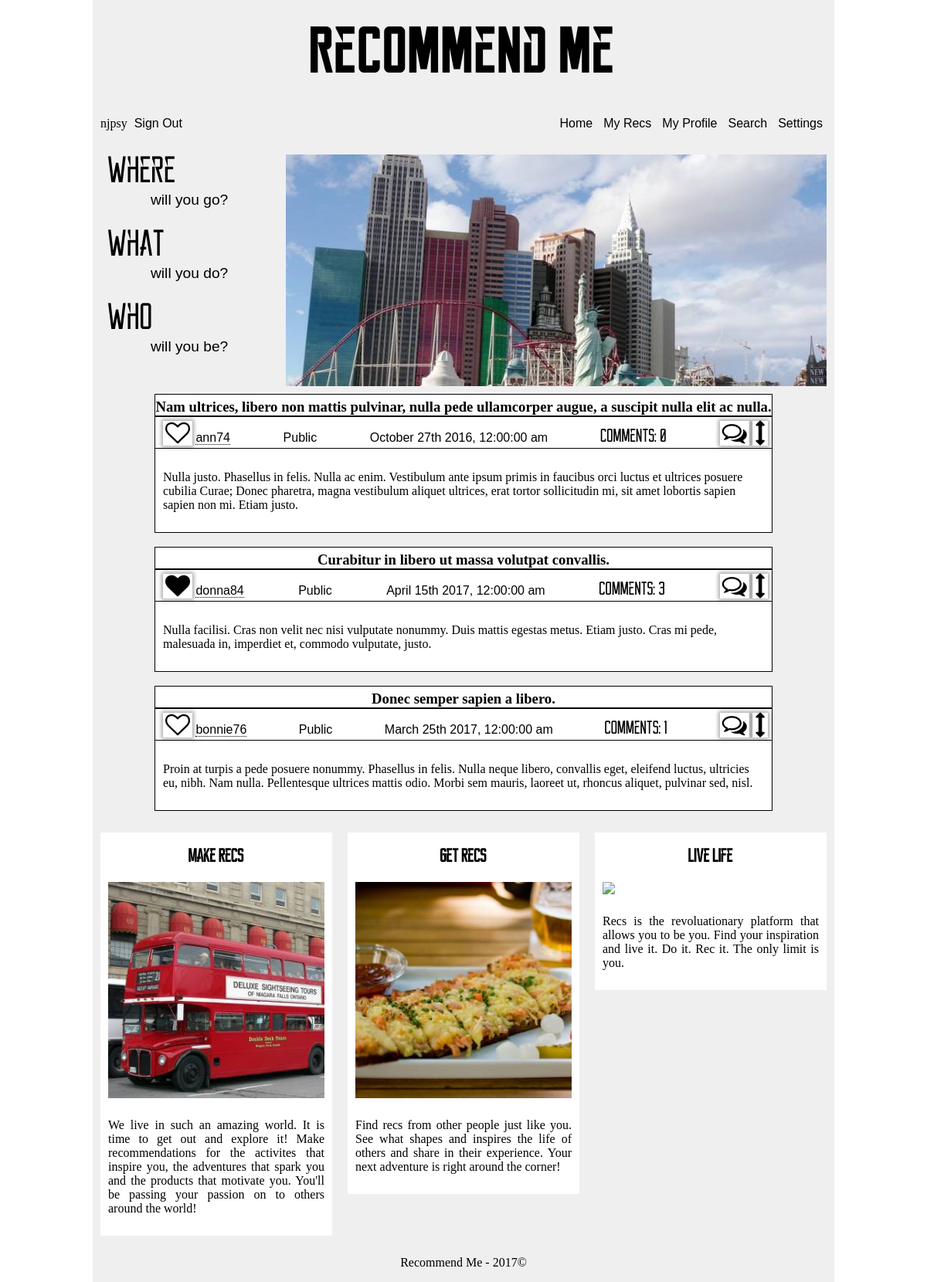
The app's page / (signed in) with its own data.
### app/models.py (models this page shows, shortened)
class User(UserMixin, db.Model):
    __tablename__ = 'user'
    id = db.Column(db.INTEGER, primary_key=True)
    username = db.Column(db.String, unique=True, index=True)
    email = db.Column(db.String, unique=True, index=True)
    about_me = db.Column(db.TEXT)
    api = db.Column(db.String())
    confirmed = db.Column(db.BOOLEAN, default=False)
    display = db.Column(db.INTEGER, default=10)
    invalid_logins = db.Column(db.INTEGER, default=0)
    last_login = db.Column(db.DATETIME, default=datetime.utcnow)
    member_since = db.Column(db.DATETIME, default=datetime.utcnow)
    password_hash = db.Column(db.String(128))
    role_id = db.Column(db.INTEGER, db.ForeignKey('role.id'))
    updates = db.Column(db.BOOLEAN, default=True)
    role = db.relationship('Role', backref=backref('user', lazy='dynamic'))
    @property
    def password(self):
        raise AttributeError('password is hashed')
    def is_administrator(self):
        return self.role_id == 1

class Recommendation(db.Model):
    __tablename__ = 'recommendation'
    id = db.Column(db.INTEGER, primary_key=True)
    made_private = db.Column(db.BOOLEAN, default=False)
    new_comment = db.Column(db.BOOLEAN, default=False)
    text = db.Column(db.TEXT)
    timestamp = db.Column(db.DATETIME, index=True, default=datetime.utcnow)
    title = db.Column(db.String(64))
    user_id = db.Column(db.INTEGER, db.ForeignKey('user.id'))
    verification = db.Column(db.INTEGER)
    user = db.relationship('User', backref=backref('recommendation', lazy='dynamic'))
    def prepare_comments(self):
        prep_query = self.comment\
            .filter(Comment.verification > 0)\
            .order_by(desc(Comment.timestamp))
        d_c = prep_query\
            .paginate(1, per_page=5, error_out=False)
        count = prep_query.count()
        return (d_c, count)

### app/main/views.py (the view)
@main.route('/')
def index():
    if current_user.is_administrator():
        return redirect(url_for('admin.admin_splash'))
    if current_user.is_authenticated:
        my_list = [max(x.title.split(), key=len) for x in current_user.recommendation\
            .order_by(desc(Recommendation.timestamp))\
            .limit(10)]
        display_recs = db.session.query(Recommendation, Relationship)\
            .outerjoin(Relationship, and_(
                Relationship.following == Recommendation.user_id,
                Relationship.follower == current_user.id)
            )\
            .filter(Recommendation.verification>0, Recommendation.user_id!=current_user.id)\
            .filter(or_(*[Recommendation.title.contains(list_ele) for list_ele in my_list]))\
            .order_by(desc(Recommendation.timestamp))\
            .limit(100)\
            .from_self()\
            .order_by(func.random())\
            .limit(5)\
            .from_self()\
            .paginate(1, per_page=5, error_out=False)
    else:
        display_recs = None
    return render_template('main/index.html', display = display_recs)

### app/auth/views.py (called while the page is built)
@auth.before_app_request
def before_request():
    if current_user.is_authenticated and not current_user.confirmed \
        and request.endpoint[:5] != 'auth.' and request.endpoint != 'static':
        return redirect(url_for('auth.unconfirmed'))

### app/models.py (called while the page is built)
@login_manager.user_loader
def load_user(user_id):
    return User.query.get(int(user_id))

### manage.py (called while the page is built)
@app.url_defaults
def hashed_static_file(endpoint, values):
    if 'static' == endpoint or endpoint.endswith('.static'):
        filename = values.get('filename')
        if filename:
            blueprint = request.blueprint
            if '.' in endpoint:  # blueprint
                blueprint = endpoint.rsplit('.', 1)[0]
            static_folder = app.static_folder
            if blueprint and app.blueprints[blueprint].static_folder:
                static_folder = app.blueprints[blueprint].static_folder
            fp = os.path.join(static_folder, filename)
            if os.path.exists(fp):
                values['_'] = int(os.stat(fp).st_mtime)

### app/templates/main/index.html (shortened to what this page needs)
<!DOCTYPE html>
{% extends 'abstract/three-column.html' %}
{% block head %}
  {{super()}}
  <link href="{{url_for('static', filename='css/speciality/photo-slider.css')}}" type='text/css' rel='stylesheet'/>
  <link href="{{url_for('static', filename='css/main/index.css')}}" type='text/css' rel='stylesheet'/>
{% endblock %}
{% block maincontent %}
  <div class='w220'>
    <div class='first'>Where</div>
    <div class='second'>will you go?</div>
    <div class='first'>What</div>
    <div class='second'>will you do?</div>
    <div class='first'>Who</div>
    <div class='second'>will you be?</div>
  </div>
  <div class='w700 slider'>
    <div class='slide-viewer'>
      <div class='slide-group'>
        <div class='slide slide-1'>
          <img src="{{url_for('static', filename='images/speciality/one.jpeg')}}"/>
        </div>
      </div>
    </div>
  </div>
  <br/>
  <br/>
  {{rec_macro.initialize_recs(display, moment, current_user)}}
{% endblock %}
{% block c1 %}
  <h2 class='reckoner'>Make Recs</h2>
  <img src="{{url_for('static', filename='images/main/make-recs.jpg')}}" class='align-center medium'/>
  <p>
    We live in such an amazing world. It is time to get out and explore it!
    Make recommendations for the activites that inspire you, the adventures that
    spark you and the products that motivate you. You'll be passing your passion
    on to others around the world!
  </p>
{% endblock %}
{% block c2 %}
  <h2 class='reckoner'>Get Recs</h2>
  <img src="{{url_for('static', filename='images/main/get-recs.jpg')}}" class='align-center medium'/>
  <p>
    Find recs from other people just like you. See what shapes and inspires the
    life of others and share in their experience. Your next adventure is right
    around the corner!
  </p>
{% endblock %}
{% block c3 %}
  <h2 class='reckoner'>Live Life</h2>
  <img src="{{url_for('static', filename='images/main/live-life.jpg')}}" class='align-center medium'/>
  <p>
    Recs is the revoluationary platform that allows you to be you. Find your
    inspiration and live it. Do it. Rec it. The only limit is you.
  </p>
{% endblock %}

### app/templates/abstract/base.html (shortened to what this page needs)
<!DOCTYPE html>
<html lang='en'>
  {% import 'macros/comment-macro.html' as comment_macro %}
  {% import 'macros/flash-macro.html' as flash_macro %}
  {% import 'macros/relationship-macro.html' as relationship_macro %}
  {% import 'macros/rec-macro.html' as rec_macro %}
  {% if current_user.is_moderator %}
    {% import 'macros/moderator/mod-comment-macro.html' as mod_comment_macro %}
    {% import 'macros/moderator/mod-rec-macro.html' as mod_rec_macro %}
  {% endif %}
  <head>
    {% block head %}
      <link href="{{url_for('static', filename='css/abstract/base.css')}}" type='text/css' rel='stylesheet'/>
      <link href="{{url_for('static', filename='css/macros/flash.css')}}" type='text/css' rel='stylesheet'/>
      <link href="{{url_for('static', filename='css/abstract/rec-comment.css')}}" type='text/css', rel='stylesheet'/>
      <link href="{{url_for('static', filename='css/abstract/form.css')}}" type='text/css', rel='stylesheet'/>
      <link href="{{url_for('static', filename='css/speciality/font-awesome.min.css')}}" type='text/css', rel='stylesheet'/>
    {% endblock %}
  </head>
  <body>
    <header>
      {% block header %}
        <hgroup>
          <h1>Recommend Me</h1>
        </hgroup>
        <nav>
          <ul class='sign-in'>
            {% if current_user.is_authenticated %}
              <p>{{current_user.username}}</p>
              <a href="{{url_for('auth.logout')}}">Sign Out</a>
            {% else %}
              <a href="{{url_for('auth.login')}}">Sign In</a>
              <a href="{{url_for('auth.subscribe')}}">Register</a>
            {% endif %}
          </ul>
          <ul class='nav-bar'>
            <li><a href="{{url_for('main.index')}}">Home</a></li>
            <li><a href="{{url_for('personal.post')}}">My Recs</a></li>
            <div class='submenu-container'>
              <li class='submenu-header'><a href="{{url_for('personal.profile')}}">My Profile</a></li>
            </div>
            <div class='submenu-container'>
              <li class='submenu-header'><a href="{{url_for('main.search')}}">Search</a></li>
            </div>
            <div class='submenu-container'>
              <li class='submenu-header'><a href="{{url_for('personal.update', next=request.url)}}">Settings</a></li>
            </div>
          </ul>
        </nav>
      {% endblock %}
    </header>
    <div id='content'>
      {% block content %}
      {% endblock %}
    </div>
    <footer>
      {% block footer %}
        <p>Recommend Me - 2017&#169</p>
      {% endblock %}
    </footer>
  </body>
</html

### app/templates/macros/rec-macro.html (shortened to what this page needs)
{% import 'macros/comment-macro.html' as comment_macro %}
{% macro render_rec(rec2, count, moment, current_user, attributes=True, link=request.url) %}
  <div class='single-post'>
    {% set rec, follow = rec2 %}
    <a href="{{url_for('main.highlight', id=rec.id)}}">
      <h3 class='rec-title'>{{rec.title}}</h3>
    </a>
    <div class='post-header'>
      <ul class='post-header-list'>
        <li>
          {% if current_user.is_authenticated and current_user != rec.user %}
            {% if follow %}
              <i id='{{rec.user_id}}' class="follow-button font-link fa fa-heart fa-2x"></i>
            {% else %}
              <i id='{{rec.user_id}}' class='follow-button font-link fa fa-heart-o fa-2x'></i>
            {% endif %}
          {% endif %}
          <a href="{{url_for('personal.profile', id=rec.user_id)}}">
            {{rec.user.username}}
          </a>
        </li>
        <li>
          {% if rec.verification != 0 %}
            Public
          {% else %}
            Private
          {% endif %}
        </li>
        <li>
          {{moment(rec.timestamp).format('MMMM Do YYYY, h:mm:ss a')}}
        </li>
        <li class='reckoner'>
          Comments: {{count}}
        </li>
        {% if attributes or rec.user_id==current_user.id %}
          <li>
            {% if attributes %}
              <i id='{{rec.id}}' class='{{link}} font-link toggle-comments fa fa-comments-o fa-2x'></i>
              <i class='font-link toggle-show fa fa-arrows-v fa-2x'></i>
            {% endif %}
          </li>
        {% endif %}
      </ul>
    </div>
    <p class='post-text'>
      {{rec.text}}
    </p>
  </div>
  <br/>
{% endmacro %}
{% macro initialize_recs(display, moment, current_user, attributes=True) %}
  <div class='list-recs'>
    {{ajax(display, moment, current_user, attributes)}}
  </div>
{% endmacro %}
{% macro ajax(display, moment, current_user, attributes=True, link=request.url) %}
  {% for rec in display.items %}
    {{single_rec(rec, moment, current_user, attributes, link, in_comments=True)}}
  {% endfor %}
{% endmacro %}
{% macro single_rec(rec, moment, current_user, attributes=True, link=request.url, in_comments=True) %}
  {% set comments, count = rec[0].prepare_comments() %}
  {{render_rec(rec, count, moment, current_user, attributes, link)}}
{% endmacro %}

### app/static/css/abstract/base.css (style rules this page uses)
body { font-family: Georgia, 'Times New Roman', serif; margin: 0px auto; width: 960px; }
header, #content, footer { background-color: #efefef; }
#content, footer { height: 100%; overflow: auto; }
header { padding: 10px 10px 15px 10px; }
footer { clear: both; text-align: center; }
a { border-bottom: 1px dotted black; color: inherit; text-decoration: none; }
hgroup { font-family: 'reckoner_bold', Impact, fantasy; font-size: 32pt; text-align: center; }
h1 { margin: 20px 0 20px 0; }
h2 { font-family: 'reckoner', Impact, fantasy; font-size: 24px; text-align: center; }
.sign-in>p { display: inline; }
.sign-in { float: left; padding-left: 0; }
nav { height: 40px; }
.nav-bar { float: right; position: relative; }
li { display: inline; font-family: sans-serif; }
nav a { border-bottom: none; color: inherit; font-family: sans-serif; padding: 5px; text-decoration: none; }
.submenu-container { display: inline-block; position: relative; }
.reckoner { font-family: 'reckoner', Impact, fantasy; font-size: 24px; }
.align-center { display: block; margin: 0px auto; }
.medium { width: 280px; }
.w220 { float: left; margin: 10px; width: 220px; }
.w700 { float: left; margin: 10px; width: 700px; }

### app/static/css/abstract/rec-comment.css (style rules this page uses)
.list-recs { margin: 0px auto; width: 800px; }
.single-post { background-color: white; border: 1px solid black; clear: both; }
.rec-title { border-bottom: 2px solid black; margin: 0 0 5px 0; padding-top: 5px; text-align: center; }
.post-header { border-bottom: 1px solid black; padding: 0 5px 0 5px; }
.post-header-list { height: 30px; margin: 5px 0 5px 0; padding-left: 5px; text-align: justify; }
.post-header-list:after { content: ''; display: inline-block; width: 100%; }
.post-header li { display: inline-block; }
.font-link { box-shadow: 0 0 5px 2px rgba(0,0,0,.35); cursor: pointer; padding: 0 3px 0 3px; }
.post-text { margin-top: 0px; padding: 10px; white-space: pre-line; }

### app/static/css/abstract/three-column.css (style rules this page uses)
.c1>p, .c2>p, .c3>p { padding:10px; text-align: justify; }

### app/static/css/speciality/photo-slider.css (style rules this page uses)
.slide-viewer { height: 300px; overflow: hidden; position: relative; width: 700px; }
.slide-group { height: 100%; position: relative; width: 100%; }
.slide { display: none; height: 100%; position: absolute; width: 100%; }
.slide:first-child { display: block; }

### app/static/css/main/index.css (style rules this page uses)
.first { font-family: 'reckoner'; font-size: 36pt; padding: 0 0 0 10px; }
.second { display:block; font-family: sans-serif; font-size: larger; padding: 0 0 25px 0; text-indent: 65px; }

### records on screen
User: username "njpsy"
Recommendation: title "Nam ultrices, libero non mattis pulvinar, nulla pede ullamcorper augue, a suscipit nulla elit ac nulla.", user.username "ann74", verification "Public", timestamp "October 27th 2016, 12:00:00 am", count "0", text "Nulla justo. Phasellus in felis. Nulla ac enim. Vestibulum ante ipsum primis in faucibus orci luctus et ultrices posuere cubilia Curae; Donec pharetra, magna vestibulum aliquet ultrices, erat tortor sollicitudin mi, sit amet lobortis sapien sapien non mi. Etiam justo."
Recommendation: title "Curabitur in libero ut massa volutpat convallis.", user.username "donna84", verification "Public", timestamp "April 15th 2017, 12:00:00 am", count "3", text "Nulla facilisi. Cras non velit nec nisi vulputate nonummy. Duis mattis egestas metus. Etiam justo. Cras mi pede, malesuada in, imperdiet et, commodo vulputate, justo."
Recommendation: title "Donec semper sapien a libero.", user.username "bonnie76", shows "Public", timestamp "March 25th 2017, 12:00:00 am", verification "1", text "Proin at turpis a pede posuere nonummy. Phasellus in felis. Nulla neque libero, convallis eget, eleifend luctus, ultricies eu, nibh. Nam nulla. Pellentesque ultrices mattis odio. Morbi sem mauris, laoreet ut, rhoncus aliquet, pulvinar sed, nisl."
